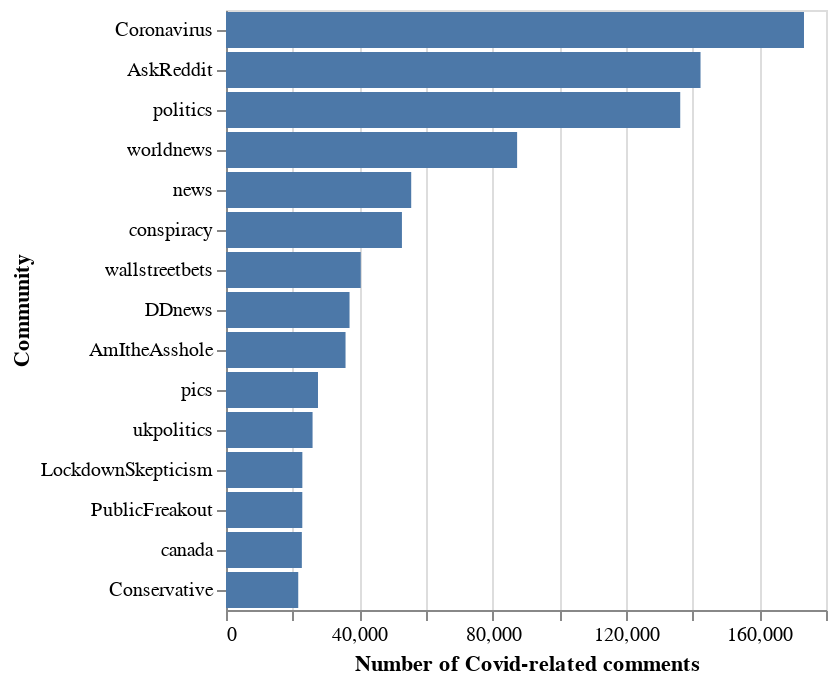

Notebook source saved alongside this figure:
### Markdown cell above
<a id='covid-communities'></a>

Plot top 15 communities that are most actively engaged in Covid-related discourse.

### Code cell
subreddits_chart = subreddit_counts\
    .reset_index()\
    .iloc[:15]\
    .pipe(alt.Chart)\
        .mark_bar()\
        .encode(
            x=alt.X('comments_num:Q', title='Number of Covid-related comments'),
            y=alt.Y('subreddit:N', title='Community', sort='-x')
        )

subreddits_chart

### Figure 1 — Vega-Lite specification as saved in the notebook (floating-point values rounded to 4 significant figures)
{"config": {"view": {"continuousWidth": 300, "continuousHeight": 300}}, "data": {"name": "data-ca557bf389e4a85e76234027511875f5"}, "mark": {"type": "bar"}, "encoding": {"x": {"field": "comments_num", "title": "Number of Covid-related comments", "type": "quantitative"}, "y": {"field": "subreddit", "sort": "-x", "title": "Community", "type": "nominal"}}, "$schema": "https://vega.github.io/schema/vega-lite/v5.16.3.json", "datasets": {"data-ca557bf389e4a85e76234027511875f5": [{"subreddit": "Coronavirus", "comments_num": 173397}, {"subreddit": "AskReddit", "comments_num": 142358}, {"subreddit": "politics", "comments_num": 136270}, {"subreddit": "worldnews", "comments_num": 87336}, {"subreddit": "news", "comments_num": 55561}, {"subreddit": "conspiracy", "comments_num": 52780}, {"subreddit": "wallstreetbets", "comments_num": 40424}, {"subreddit": "DDnews", "comments_num": 37062}, {"subreddit": "AmItheAsshole", "comments_num": 35861}, {"subreddit": "pics", "comments_num": 27597}, {"subreddit": "ukpolitics", "comments_num": 25970}, {"subreddit": "LockdownSkepticism", "comments_num": 22906}, {"subreddit": "PublicFreakout", "comments_num": 22891}, {"subreddit": "canada", "comments_num": 22754}, {"subreddit": "Conservative", "comments_num": 21673}]}}
